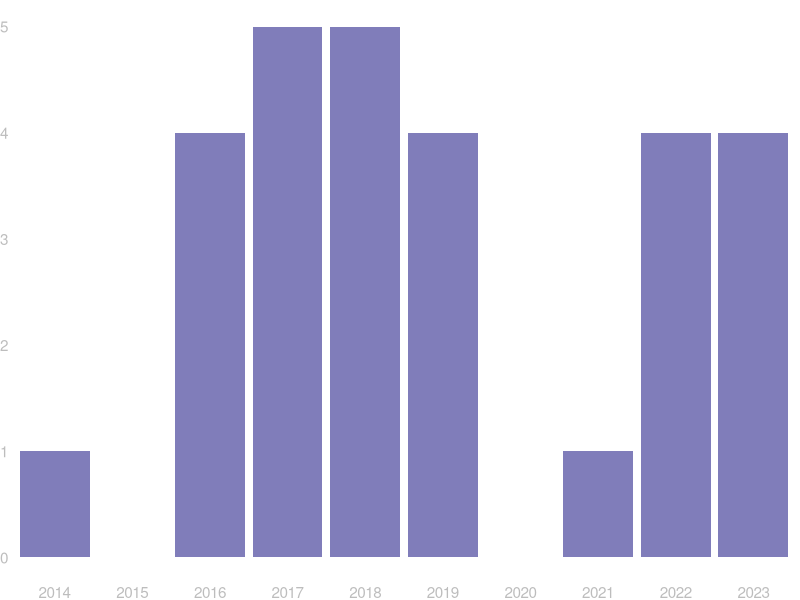

Recreate this plot in R.
setwd("~/Documents/GitHub/kdillmcfarland.github.io/images")
library(tidyverse)

#### Pubs per year ####

p1 <- data.frame(
  year = as.character(2014:2023),
  total = c(1,0,4,5,5,4,0,1,4,4)
) %>% 

  ggplot(aes(y=total,x=year)) +
  geom_col(fill="#807dba") +
  theme_void() +
  theme(text=element_text(color="#bdbdbd"),
        axis.text.x=element_text(color="#bdbdbd"),
        axis.text.y=element_text(color="#bdbdbd")) + 
  labs(x="",y="")

ggsave(p1, filename="pubs.png", width=8, height=1.6)
  
